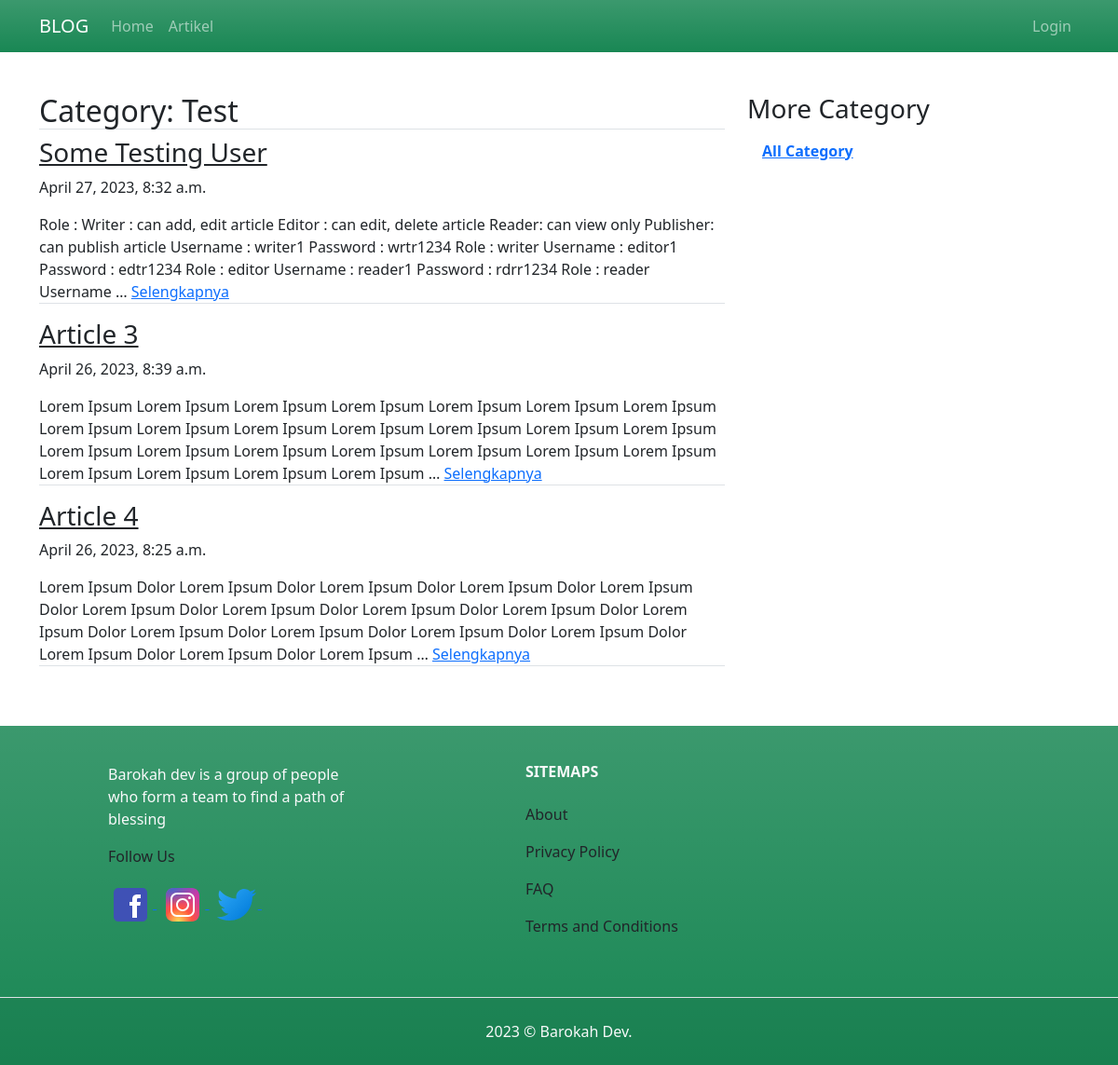
The app's page /article/category/Test/1, older data.
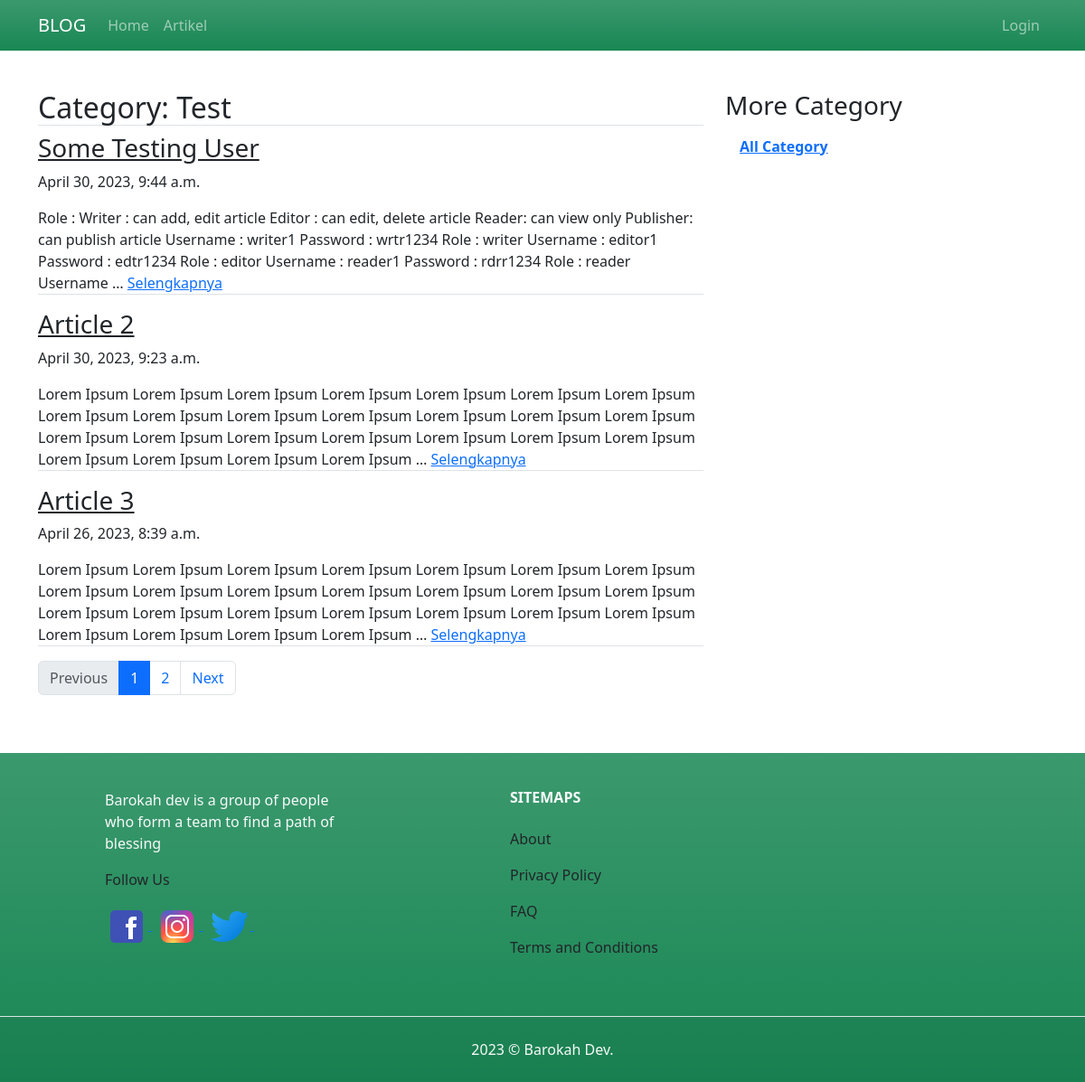
The same page, newer data.
### article/models.py (models this page shows, shortened)
class Article(models.Model):
	title		= models.CharField(max_length=255)
	body 		= models.TextField()
	category_choices = [
		('Test', 'Test'),
		('News', 'News'),
		('Sport', 'Sport'),
	]
	category 	= models.CharField(
		max_length=10,
		choices=category_choices,
		default='Test'
	)
	created		= models.DateTimeField(auto_now_add=True)
	updated 	= models.DateTimeField(auto_now=True)
	is_published = models.BooleanField(default=False)
	published 	 = models.DateTimeField(null=True)
	slug		 = models.SlugField(blank=True, editable=False)
	class Meta:
		permissions = (
			('publish_article', 'Can publish article'),
		)

### article/views.py (the view)
# urls.py: path('category/<str:category>/<int:page>', ArticleCategoryListView.as_view(), name='category'),
class ArticleCategoryListView(ListView):
	model = Article
	template_name = "article/article_category_list.html"
	context_object_name = 'article_list'
	ordering = ['-published']
	paginate_by = 3
	def get_queryset(self):
		self.queryset = self.model.objects.filter(category=self.kwargs['category'])
		self.queryset = self.model.objects.filter(is_published=True)
		return super().get_queryset()
	def get_context_data(self,*args,**kwargs):
		category_list = self.model.objects.values_list('category', flat=True).distinct().exclude(category=self.kwargs['category'])
		self.kwargs.update({'category_list':category_list})
		kwargs = self.kwargs
		return super().get_context_data(*args,**kwargs)

### article/templates/article/article_category_list.html (shortened to what this page needs)
{% extends "base.html" %}
{% block contents %}
<div class="row">
	<div class="col-md-8">
		<h2 class="border-bottom">Category: {{category}}</h2>
		{% for article in article_list %}
		<h3><a class="text-dark" href="{% url 'article:detail' article.slug %}">{{article.title}}</a></h3>
		<p>{{article.published}}</p>
		<p class="border-bottom">{{article.body|truncatewords:50}} <a href="{% url 'article:detail' article.slug %}">Selengkapnya</a></p>
	{% endfor %}
		{% if is_paginated %}
			<nav aria-label="articlePage">
			  <ul class="pagination">
			    {% if page_obj.has_previous %}
			    	<li class="page-item">
				      <a class="page-link" href="{% url 'article:category' category page_obj.previous_page_number%}">Previous</a>
				    </li>
				{% else %}
					<li class="page-item disabled">
				      <a class="page-link" href="#" tabindex="-1" aria-disabled="true">Previous</a>
				    </li>
			    {% endif %}
			    {% for page in paginator.page_range %}
			    	{% if page is page_obj.number %}
			    	<li class="page-item active" aria-current="page">
			    		<span class="page-link" href="#">{{page}}</span>
			    	</li>
			    	{% else %}
			    	<li class="page-item">
			    		<a class="page-link" href="{% url 'article:category' category page %}">{{page}}</a>
			    	</li>
			    	{% endif %}
			    {% endfor %}
			    {% if page_obj.has_next %}
			    	<li class="page-item">
				      <a class="page-link" href="{% url 'article:category' category page_obj.next_page_number%}">Next</a>
				    </li>
				{% else %}
					<li class="page-item disabled">
				      <a class="page-link" href="#" tabindex="-1" aria-disabled="true">Next</a>
				    </li>
			    {% endif %}
			  </ul>
			</nav>
			{% endif %}
	</div>
	<div class="col-sm">
		<h3>More Category</h3>
		<ul class="list-group list-group-flush">
			<li class="list-group-item"><a href="{% url 'article:list' 1 %}"><b>All Category</b></a></li>
		</ul>
	</div>
</div>
{% endblock contents %}

Row changes from the older to the newer data that the page shows:
no longer on this page (row unchanged): Article: title "Article 4", published "April 26, 2023, 8:25 a.m.", body "Lorem Ipsum Dolor Lorem Ipsum Dolor Lorem Ipsum Dolor Lorem Ipsum Dolor Lorem Ipsum Dolor Lorem Ipsum Dolor Lorem Ipsum Dolor Lorem Ipsum Dolor Lorem Ipsum Dolor Lorem Ipsum Dolor Lorem Ipsum Dolor Lorem Ipsum Dolor Lorem Ipsum Dolor Lorem Ipsum Dolor Lorem Ipsum Dolor Lorem Ipsum Dolor Lorem Ipsum …"
changed Article "Some Testing User": published "April 27, 2023, 8:32 a.m." → "April 30, 2023, 9:44 a.m."
now on this page (row edited): Article: title "Article 2", published "April 30, 2023, 9:23 a.m.", body "Lorem Ipsum Lorem Ipsum Lorem Ipsum Lorem Ipsum Lorem Ipsum Lorem Ipsum Lorem Ipsum Lorem Ipsum Lorem Ipsum Lorem Ipsum Lorem Ipsum Lorem Ipsum Lorem Ipsum Lorem Ipsum Lorem Ipsum Lorem Ipsum Lorem Ipsum Lorem Ipsum Lorem Ipsum Lorem Ipsum Lorem Ipsum Lorem Ipsum Lorem Ipsum Lorem Ipsum Lorem Ipsum …"
Text that changed along with them:
text now shown: "Previous Next"
new list line: "1"
new list line: "2"
